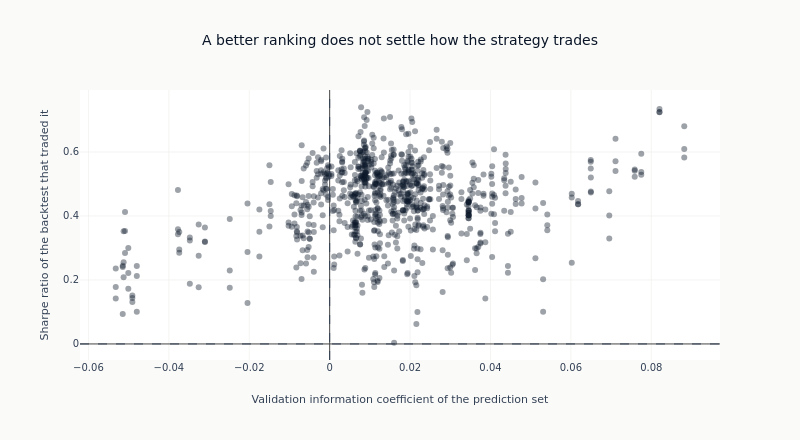

Notebook code for this chart:
### Code cell
rank_corr = (
    paired.select(pl.corr("ic_mean", "sharpe", method="spearman")).item()
    if paired.height > 2
    else None
)
fig = go.Figure(
    go.Scatter(
        x=paired["ic_mean"].to_list(),
        y=paired["sharpe"].to_list(),
        mode="markers",
        marker=dict(color=COLORS["blue"], size=6, opacity=0.4),
        showlegend=False,
    )
)
fig.add_hline(y=0, line_width=1, line_dash="dash", line_color=COLORS["neutral"])
fig.add_vline(x=0, line_width=1, line_dash="dash", line_color=COLORS["neutral"])
fig.update_xaxes(title_text="Validation information coefficient of the prediction set")
fig.update_yaxes(title_text="Sharpe ratio of the backtest that traded it")
fig.update_layout(
    title="A better ranking does not settle how the strategy trades",
    height=440,
    width=800,
    margin=dict(t=90),
)
show_plotly_with_alt(
    fig,
    "Scatter of each signal-stage backtest's net Sharpe ratio against the information coefficient "
    "of the prediction set it traded, with dashed lines at zero on both axes. Counted from the "
    f"frame: {paired.height} backtests, IC from {paired['ic_mean'].min():+.3f} to "
    f"{paired['ic_mean'].max():+.3f}, Sharpe from {paired['sharpe'].min():+.2f} to "
    f"{paired['sharpe'].max():+.2f}, rank correlation between the two "
    + ("not computed" if rank_corr is None else f"{rank_corr:+.2f}")
    + ".",
)

### Figure 1 — Plotly figure (JSON) as saved in the notebook; plotly's stock layout.template omitted (floating-point values rounded to 4 significant figures; data arrays with more than 128 entries replaced by an {"elided": "..."} marker saying what was removed)
{"data": [{"marker": {"color": "#0a1628", "opacity": 0.4, "size": 6}, "mode": "markers", "showlegend": false, "type": "scatter", "x": {"elided": "846 float values"}, "y": {"elided": "846 float values"}}], "layout": {"height": 440, "margin": {"t": 90}, "shapes": [{"line": {"color": "#334155", "dash": "dash", "width": 1}, "type": "line", "x0": 0, "x1": 1, "xref": "x domain", "y0": 0, "y1": 0, "yref": "y"}, {"line": {"color": "#334155", "dash": "dash", "width": 1}, "type": "line", "x0": 0, "x1": 0, "xref": "x", "y0": 0, "y1": 1, "yref": "y domain"}], "title": {"text": "A better ranking does not settle how the strategy trades"}, "width": 800, "xaxis": {"title": {"text": "Validation information coefficient of the prediction set"}}, "yaxis": {"title": {"text": "Sharpe ratio of the backtest that traded it"}}}}
